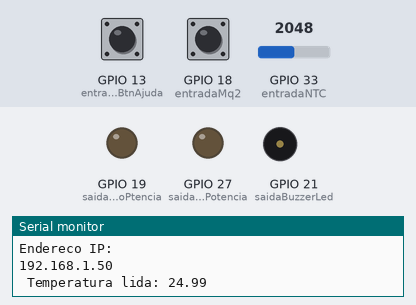
The sketch below on a simulated ESP32. Parts: output pins drawn as LEDs (lit = HIGH), buzzer (waves = sounding, pin HIGH), the last lines printed to the serial monitor. The test bench sets the inputs (shaded band); at power-on: GPIO 33 (entradaNTC) = 2048, GPIO 13 (entradaBtnAjuda) LOW, GPIO 18 (entradaMq2) HIGH. WiFi joins after 1.5 s; servers stay silent unless stated; web services answer with replies made up by the test bench.

Above: at 2.7 s.
2.8 s: GPIO 33 (entradaNTC) set to 877
6.7 s: GPIO 33 (entradaNTC) set to 762
At 10.3 s:
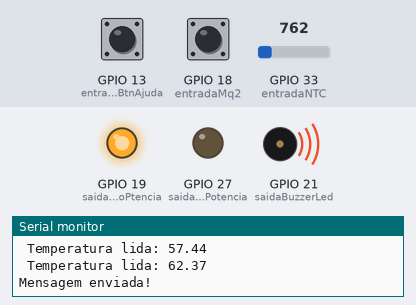
11.0 s: GPIO 13 (entradaBtnAjuda) pulled HIGH for 0.15 s
At 12.4 s:
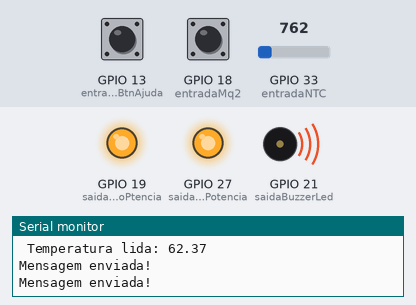
Timing chart, 0 to 14.0 s (numbered marks = the images above; inputs shaded):
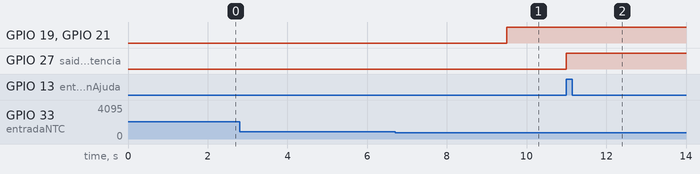

Measured:
- the behaviour switches between 816 and 815 on GPIO 33 (entradaNTC) (found by bisection; images 0 and 1)
- after the input at 6.7 s, GPIO 19 (saidaFogoPtencia), GPIO 21 (saidaBuzzerLed): LOW → HIGH after 2.8 s
- after the input at 11.0 s, GPIO 27 (saidaAjudaPotencia): LOW → HIGH at once

The sketch:

Detector_com_ntc1.0.ino
```cpp
/* SENSOR DE FUMAÇA, GASES INFLAMÁVEIS, TEMPERATURA E BOTÃO AJUDA IOT COM ESP32 DE 30 PINOS (DEVKIT)
 * MICROCONTROLADOR: ESP32 WROOM32-WIFI 30 PINOS
 * IDE: ARDUINO IDE 2.3.2
 * TCC UNINTER: ENGENHARIA DA COMPUTAÇÃO
 * AUTOR: THIAGO RODRIGUES REIS
 * VERSÃO: 1.0
 * DATA: 11/03/2024
 */


// BIBLIOTECAS
#include <WiFiManager.h>  // BIBLIOTECA PARA GERENCIAR A CONEXÃO WIFI
#include <HTTPClient.h>   // BIBLIOTECA PARA GERENCIAR O ENVIO DA MENSAGEM POR INTERMÉDIO DA API CALLMEBOT
#include <esp_task_wdt.h> // BIBLIOTECA PARA UTILIZAÇÃO DO WATCHDOG


// DEFINIÇÃO DOS PINOS OU GPIOS DO NodeMCU-ESP32 WROOM
#define entradaMq2         18  // DEFINE O PINO OU GPIO 18 COMO ENTRADA DO SINAL ADVINDO DO SENSOR MQ2
#define saidaFogoPtencia   19  // DEFINE O PINO OU GPIO 19 COMO SAÍDA PARA ATIVAR A PARTE DE POTÊNCIA EM CASO DE FOGO
#define saidaBuzzerLed     21  // DEFINE O PINO OU GPIO 21 COMO SAÍDA PARA ATIVAR BUZZER E LED INTERNO DA PLACA EM CASO DE FOGO
#define entradaBtnAjuda    13  // DEFINE O PINO OU GPIO 13 COMO ENTRADA DO SINAL ADVINDO DO BOTÃO DE AJUDA
#define saidaAjudaPotencia 27  // DEFINE O PINO OU GPIO 27 COMO SAÍDA PARA ATIVAR A PARTE DE POTÊNCIA EM CASO DE PEDIDO DE AJUDA
#define entradaNTC         33  // DEFINE O PINO OU GPIO 33 COMO ENTRADA DO SINAL ADVINDO DO NTC


// DEFINIÇÃO DAS URLS
const String urlMensagemFogo  = "https://api.callmebot.com/whatsapp.php?phone=557381591887&text=ALERTA+PARA+FOGO!&apikey=1590661";        // MENSAGEM PARA FOGO
const String urlMensagemAjuda = "https://api.callmebot.com/whatsapp.php?phone=557381591887&text=ALERTA+PEDIDO+DE+AJUDA!&apikey=1590661";  // MENSAGEM PARA AJUDA


// VARIÁVEIS DE USO GERAL
bool mq2Acionado               = false;  // VARIÁVEL PARA CONTROLAR A CHAMADA NA FUNÇÃO monitoraMq2(), ASSIM SÓ SERÁ ENVIADA MENSAGEM A CADA VALOR DE TEMPO IGUAL A VARIÁVEL tempoParaEnvio
bool btnAjudaAcionado          = false;  // VARIÁVEL PARA CONTROLAR A CHAMADA NA FUNÇÃO monitoraBtnAjuda(), ASSIM SÓ SERÁ ENVIADA MENSAGEM A CADA VALOR DE TEMPO IGUAL A VARIÁVEL tempoParaEnvio
bool ntcFoiLido                = false;  // VARIÁVEL PARA CONTROLAR A CHAMADA NA FUNÇÃO leituraDoNTC(), ASSIM O NTC SÓ SERÁ LIDO A CADA VALOR DE TEMPO IGUAL A VARIÁVEL tempoParaLeituraNTC
bool ntcMonitorado             = false;  // VARIÁVEL PARA CONTROLAR A CHAMADA NA FUNÇÃO monitoraNTC(), ASSIM SÓ SERÁ ENVIADA MENSAGEM A CADA VALOR DE TEMPO IGUAL A VARIÁVEL tempoParaEnvio
unsigned int tempoParaEnvio    = 60000;  // VARIÁVEL PARA CONTROLAR O TEMPO ENTRE OS ENVIOS DAS MENSAGENS
long tempoAnteriorMq2          = 0;      // VARIÁVEL PARA GUARDAR O TEMPO QUANDO A FUNÇÃO monitoraMq2() FOR CHAMADA
long tempoFuturoMq2            = 0;      // VARIÁVEL PARA VERIFICAR SE JÁ PASSOU tempoParaEnvio EM SEGUNDOS DESDE DE QUE A FUNÇÃO monitoraMq2() FOI CHAMADA
long tempoAnteriorBtnAjuda     = 0;      // VARIÁVEL PARA GUARDAR O TEMPO QUANDO A FUNÇÃO monitoraBtnAjuda() FOR CHAMADA
long tempoFuturoBtnAjuda       = 0;      // VARIÁVEL PARA VERIFICAR SE JÁ PASSOU tempoParaEnvio EM SEGUNDOS  DESDE DE QUE A FUNÇÃO monitoraBtnAjuda() FOI CHAMADA
long tempoAnteriorMonitoraNTC  = 0;      // VARIÁVEL PARA GUARDAR O TEMPO QUANDO A FUNÇÃO monitoraNTC() FOR CHAMADA
long tempoFuturoMonitoraNTC    = 0;      // VARIÁVEL PARA VERIFICAR SE JÁ PASSOU tempoParaEnvio EM SEGUNDOS DESDE DE QUE A FUNÇÃO monitoraNTC() FOI CHAMADA
long tempoAnteriorNTC          = 0;      // VARIÁVEL PARA GUARDAR O TEMPO QUANDO A FUNÇÃO leituraDoNTC() FOR CHAMADA
long tempoFuturoNTC            = 0;      // VARIÁVEL PARA VERIFICAR SE JÁ PASSOU tempoParaLeituraNTC EM SEGUNDOS DESDE DE QUE A FUNÇÃO leituraDoNTC() FOI CHAMADA
int tempoParaLeituraNTC        = 4000;   // VARIÁVEL PARA CONTROLAR O TEMPO ENTRE AS LEITURAS DO NTC
int temperaturaAlertaNTC       = 60;     // VARIÁVEL PARA GUARDAR A TEMPERATURA PARA ALERTA EM CASO DE FOGO
char qtdMedidasParaNTC         = 5;      // VARIÁVEL PARA DETERMINAR A QUANTIDADE DE LEITURAS DO NTC PARA FORMAR TEMPERATURA MÉDIA


// CONSTANTES PARA LEITURA DO NTC
float Vs        = 3.3;                      // TENSÃO DE SAÍDA DO ESP32
float R1        = 10000;                    // RESISTOR UTILIZADO NO DIVISOR DE TENSÃO
float Beta      = 3950;                     // VALOR DE BETA
float To        = 298.15;                   // VALOR EM KELVIN REFERENTE A 25° CELSIUS
float Ro        = 10000;                    // RESISTÊNCIA DO NTC A 25° CELSIUS
float adcMax    = 4095.0;                   // RESOLUÇÃO MÁXIMA DO ADC


// VARIÁVEL GLOBAL PARA GUARDAR O VALOR DA TEMPERATURA LIDA COM NTC JÁ CONVERTIDA EM GRAUS CELSIUS
float Tc     = 0;


// INÍCIO SETUP
void setup()
{
//---------------------------------------------------------CONFIGURAÇÃO PARA CONEXÃO COM WIFI-----------------------------------------------------------------------------
  WiFi.mode(WIFI_STA);                      // MODO DEFINIDO EXPLICITAMENTE, ESP PADRÃO PARA STA + AP
  Serial.begin(115200);                     // INICADA A SERIAL PARA VERIFICAR STATUS
  WiFiManager wm;                           // OBJETO wm PARA USAR AS FUNÇÕES DA BIBLIOTECA WifiManager

  //wm.resetSettings();                     // COMANDO PARA RESETAR AS CONFIGURAÇÕES DO WIFI (OPCIONAL)

  wm.setConfigPortalTimeout(60);             // TEMPO EM ESPERA CASO NÃO CONECTE AO WIFI... REINICIA O PROCESSO TENTANDO CONECTAR AO WIFI NOVAMENTE
  bool res;                                  // VARIÁVEL PARA ARMAZENAR O RETORNO DA CONEXÃO WIFI LOCAL DO ESP32

  res = wm.autoConnect("ESP_32","12345678"); // NOME DA REDE E SENHA GERADA PELO ESP32, ONDE SERÃO INSERIDAS AS CREDENCIAIS DA REDE WIFI (IP PADRÃO: 192.168.4.1)

  if(!res) {
    Serial.println("Conexão falhou!");
    ESP.restart();                           // SE CONEXÃO FALHAR REINICIA PARA TENTAR CONECTAR NOVAMENTE
  }
  else {
    Serial.println("Conectado ao Wifi!");
    Serial.println("Endereco IP: ");
    Serial.println(WiFi.localIP());          // INFORMA O IP
  }

//------------------------------------------------------------------------------------------------------------------------------------------------------------------------


//------------------------------------------------------CONFIGURAÇÃO DOS PINOS OU GPIOS-----------------------------------------------------------------------------------
  pinMode(entradaMq2, INPUT);                // DEFINE entradaMq2 COMO ENTRADA
  pinMode(saidaFogoPtencia, OUTPUT);         // DEFINE saidaFogoPtencia COMO SAÍDA
  pinMode(saidaBuzzerLed, OUTPUT);           // DEFINE saidaBuzzerLed COMO SAÍDA


  pinMode(entradaBtnAjuda, INPUT_PULLDOWN);  // DEFINE entradaBtnAjuda COMO ENTRADA COM RESISTOR INTERNO DE PULLDOWN
  pinMode(saidaAjudaPotencia, OUTPUT);       // DEFINE saidaAjudaPotencia COMO SAÍDA

  pinMode(entradaNTC, INPUT);      // DEFINE entradaNTC COMO ENTRADA COM RESISTOR INTERNO DE PULLDOWN


  digitalWrite(saidaFogoPtencia, LOW);       // INICIA saidaFogoPtencia EM NÍVEL BAIXO (DESLIGADO)
  digitalWrite(saidaBuzzerLed, LOW);         // INICIA saidaBuzzerLed EM NÍVEL BAIXO (DESLIGADO)
  digitalWrite(saidaAjudaPotencia, LOW);     // INICIA saidaAjudaPotencia EM NÍVEL BAIXO (DESLIGADO)
//-----------------------------------------------------------------------------------------------------------------------------------------------------------------------


//-----------------------------------------------CONFIGURAÇÃO DO WATCHDOG------------------------------------------------------------------------------------------------
  esp_task_wdt_init(30, true); // INICIALIZA O WATCHDOG COM TEMPO DE ESPERA PARA RESET DE 15 SEGUNDOS
  esp_task_wdt_add(NULL);      // ASSINATURA PARA ALGUMA TAREFA (NESTE CASO NÃO EXISTE TAREFA)
//-----------------------------------------------------------------------------------------------------------------------------------------------------------------------
}
// FIM SETUP


// INÍCIO DO LOOP
void loop() {

  esp_task_wdt_reset(); // FUNÇÃO QUE IRÁ RESETAR O ESP32 CASO DEMORE MAIS DE 15 SEGUNDOS EM IR DO INÍCIO AO FINAL DO LOOP

//--------------------------------------------------------LEITURA DO NTC E GERENCIAMENTO DAS AÇÕES-------------------------------------------------------------------------
  // FUNÇÃO QUE EFETUA A LEITURA DO NTC E INFORMA A TEMPERATURA EM GRAUS CELSIUS
  leituraDoNTC();

  // RESETA A VARIÁVEL ntcFoiLido PARA PODER EFETUAR NOVA LEITURA DO NTC
  if(ntcFoiLido == true){
    tempoFuturoNTC = millis();
    if((tempoFuturoNTC - tempoAnteriorNTC) == tempoParaLeituraNTC){
      ntcFoiLido = false;
    }
  }

  // FUNÇÃO QUE MONITORA A TEMPERATURA DO NTC E GERENCIA AÇÕES
  monitoraNTC();

  // RESETA A VARIÁVEL ntcMonitorado PARA PODER ATUAR EM CASO DA TEMPERATURA SER MAIOR QUE A CONFIGURADA
  if(ntcMonitorado == true){
    tempoFuturoMonitoraNTC = millis();
    if((tempoFuturoMonitoraNTC - tempoAnteriorMonitoraNTC) == tempoParaEnvio){
      ntcMonitorado = false;
    }
  }
//--------------------------------------------------------------------------------------------------------------------------------------------------------------------------


//---------------------------------------------------------LEITURA DO SENSOR MQ2 E GERENCIAMENTO DAS AÇÕES------------------------------------------------------------------
  // FUNÇÃO PARA MONITORAR O SENSOR MQ2 E GERENCIAR AÇÕES
  monitoraMq2();

  // RESETA A VARIÁVEL mq2Acionado PARA O SENSOR SER ACIONADO NOVAMENTE
  if(mq2Acionado == true){
    tempoFuturoMq2 = millis();
    if((tempoFuturoMq2 - tempoAnteriorMq2) == tempoParaEnvio){
      mq2Acionado = false;
    }
  }
//--------------------------------------------------------------------------------------------------------------------------------------------------------------------------


//-------------------------------------------------------------LEITURA DO BOTÃOE GERENCIAMENTO DAS AÇÕES--------------------------------------------------------------------
  // FUNÇÃO PARA MONITORAR O BOTÃO DE AJUDA E GERENCIAR AÇÕES
  monitoraBtnAjuda();

  // RESETA A VARIÁVEL btnAjudaAcionado PARA O BOTÃO SER ACIONADO NOVAMENTE
  if(btnAjudaAcionado == true){
    tempoFuturoBtnAjuda = millis();
    if((tempoFuturoBtnAjuda - tempoAnteriorBtnAjuda) == tempoParaEnvio){
      btnAjudaAcionado = false;
    }
  }
}
//----------------------------------------------------------------------------------------------------------------------------------------------------------------------------
// FIM DO LOOP


//-------------------------------------------------------------------------FUNÇÕES DIVERSAS-------------------------------------------------------------------------------


//----------------------------------------------------FUNÇÃO PARA ENVIAR MENSAGEM CASO SENSOR MQ2 ESTEJA ATIVADO----------------------------------------------------------
void enviaMensagemFogo(){

  int respostaCode;                             // VARIÁVEL PARA GUARDAR O CÓDIGO DE RETORNO DO ENVIO
  HTTPClient http;                              // DECLARAÇÃO DE OBJETO HTTPClient
  http.begin(urlMensagemFogo);                  // RECEBE A URL CRIADA NO INÍCIO DO PROGRAMA
  respostaCode = http.GET();                    // RECEBE O CÓDIGO DE RETORNO
  if(respostaCode == 200){                      // SE O CÓDIGO FOR IGUAL A 200 A MENSAGEM FOI ENVIADA
    Serial.print("\nMensagem enviada!");
  }
  else{                                         // SE O CÓDIGO RECEBIDO FOR DIFERENTE DE 200 INFORMA ERRO E O RESPECTIVO CÓDIGO
    Serial.print("\nErro ao enviar mensagem: ");
    Serial.print(respostaCode);
  }
  http.end();
}
//-----------------------------------------------------------------------------------------------------------------------------------------------------------------------


//----------------------------------------------------FUNÇÃO PARA ENVIAR MENSAGEM BOTÃO DE AJUDA ESTEJA ATIVADO----------------------------------------------------------
void enviaMensagemAjuda(){

  int respostaCode;                            // VARIÁVEL PARA GUARDAR O CÓDIGO DE RETORNO DO ENVIO
  HTTPClient http;                             // DECLARAÇÃO DE OBJETO HTTPClient
  http.begin(urlMensagemAjuda);                // RECEBE A URL CRIADA NO INÍCIO DO PROGRAMA
  respostaCode = http.GET();                   // RECEBE O CÓDIGO DE RETORNO
  if(respostaCode == 200){                     // SE O CÓDIGO FOR IGUAL A 200 A MENSAGEM FOI ENVIADA
    Serial.print("\nMensagem enviada!");
  }
  else{                                         // SE O CÓDIGO RECEBIDO FOR DIFERENTE DE 200 INFORMA ERRO E O RESPECTIVO CÓDIGO
    Serial.print("\nErro ao enviar mensagem: ");
    Serial.print(respostaCode);
  }
  http.end();
}
//-----------------------------------------------------------------------------------------------------------------------------------------------------------------------


//-------------------------------------------------------FUNÇÃO QUE MONITORA O SENSOR MQ2 E GERENCIA AÇÕES---------------------------------------------------------------
void monitoraMq2(){

  // VERIFICA SE O SENSOR FOI ATIVADO E SE A FLAG DE CONTROLE ESTÁ COM VALOR FALSO
  if(digitalRead(entradaMq2) == LOW && mq2Acionado == false ){

  digitalWrite(saidaFogoPtencia, HIGH); // LIGA A SAÍDA DE POTÊNCIA EM CASO DE FOGO
  digitalWrite(saidaBuzzerLed, HIGH);   // LIGA O LED E BUZZER EM CASO DE FOGO

  // ENVIA A MENSAGEM DE ALERTA
  enviaMensagemFogo();

  // MUDA ESTADO DA VARIÁVEL mq2Acionado PARA QUE O SENSOR SÓ POSSAR SER LIDO DE ACORDO COM O TEMPO DEFINIDO PELA VARIÁVEL tempoParaEnvio
  mq2Acionado = true;
  tempoAnteriorMq2  = millis();

  }
}
//----------------------------------------------------------------------------------------------------------------------------------------------------------------------


//-------------------------------------------------------FUNÇÃO QUE MONITORA O BOTÃO DE AJUDA E GERENCIA AÇÕES----------------------------------------------------------
void monitoraBtnAjuda(){

  // VERIFICA SE O BOTÃO DE AJUDA FOI PRESSIONADO E SE A FLAG DE CONTROLE ESTÁ COM VALOR FALSO
  if(digitalRead(entradaBtnAjuda) == HIGH && btnAjudaAcionado == false){

  digitalWrite(saidaAjudaPotencia, HIGH);  // LIGA A SAÍDA DE POTÊNCIA EM CASO DE PEDIDO DE AJUDA

  // ENVIA A MENSAGEM DE ALERTA
  enviaMensagemAjuda();

  // MUDA ESTADO DA VARIÁVEL btnAjudaAcionado PARA QUE O BOTÃO SÓ POSSAR SER LIDO DE ACORDO COM O TEMPO DEFINIDO PELA VARIÁVEL tempoParaEnvio
  btnAjudaAcionado       = true;
  tempoAnteriorBtnAjuda  = millis();

  }
}
//----------------------------------------------------------------------------------------------------------------------------------------------------------------------


//---------------------------------------FUNÇÃO PARA EFETUAR A LEITURA DO NTC E CONVERTER PARA GRAUS CELSIUS------------------------------------------------------------
void leituraDoNTC(){

  if(ntcFoiLido == false){

  //VARIÁVEIS INTERNAS DA FUNÇÃO
  float Vout, Rt  = 0;             // RESPECTIVAMENTE (TENSÃO QUE CHEGA NO ESP32 APÓS DIVISOR DE TENSÃO ENTRE NTC E R1) E (RESISTÊNCIA DO NTC DE ACORDO A TEMPERATURA ATUAL)
  float T, adc    = 0;             // RESPECTIVAMENTE (TEMPERATURA EM KELVIN) E (VALOR ANALÓGICO LIDO PELO ESP32)

    adc = analogRead(entradaNTC);  // VARIÁVEL QUE RECEBE A LEITURA DO NTC

  //CALCULOS PARA CONVERSÃO DA LEITURA RECEBIDA PELO ESP32 EM TEMPERATURA EM °C, UTILIZANDO COMO BASE A Steinhart-Hart
  Vout = (adc * Vs)/adcMax;
  Rt = (R1 * Vout) / (Vs - Vout);
  T = 1/(1/To + log(Rt/Ro)/Beta);
  Tc = T - 273.15;

  //IMPRIME NA SERIAL O VALOR EM GRAUS CELSIUS LIDO
  Serial.print("\n Temperatura lida: ");
  Serial.print(Tc);

  // MUDA ESTADO DA VARIÁVEL ntcFoiLido PARA QUE SÓ POSSAR SER LIDA A TEMPERATURA DE ACORDO COM O TEMPO DEFINIDO PELA VARIÁVEL tempoParaLeituraNTC
  ntcFoiLido = true;
  tempoAnteriorNTC = millis();

  }
}
//-----------------------------------------------------------------------------------------------------------------------------------------------------------------------


//-------------------------------------------------FUNÇÃO PARA MONITORAR A TEMPERATURA LIDO COM NTC----------------------------------------------------------------------
void monitoraNTC(){

  // VERIFICA SE A FLAG ntcMonitorado QUE CONTROLA A CHAMADA DA FUNÇÃO monitoraNTC() ESTÁ COM VALOR FALSO
  if(ntcMonitorado == false){

  // VERIFICA SE A TEMPERATURA LIDA COM NTC É IGUAL OU SEPERIOR AO VALOR DEFINIDO PELA VARIÁVEL Tc (TEMPERATURA ALTA INDICANDO FOGO)
    if(Tc > temperaturaAlertaNTC){

      digitalWrite(saidaFogoPtencia, HIGH);  // LIGA A SAÍDA DE POTÊNCIA EM CASO DE FOGO
      digitalWrite(saidaBuzzerLed, HIGH);    // LIGA O LED E BUZZER EM CASO DE FOGO

  // ENVIA A MENSAGEM DE ALERTA
      enviaMensagemFogo();

  // MUDA ESTADO DA VARIÁVEL ntcMonitorado PARA QUE A FUNÇÃO monitoraNTC() SÓ POSSA SER CHAMADA DE ACORDO COM O TEMPO DA VARIÁVEL tempoParaEnvio
      ntcMonitorado = true;
      tempoAnteriorMonitoraNTC = millis();

    }
  }
}
//----------------------------------------------------------------------------------------------------------------------------------------------------------------------
```
